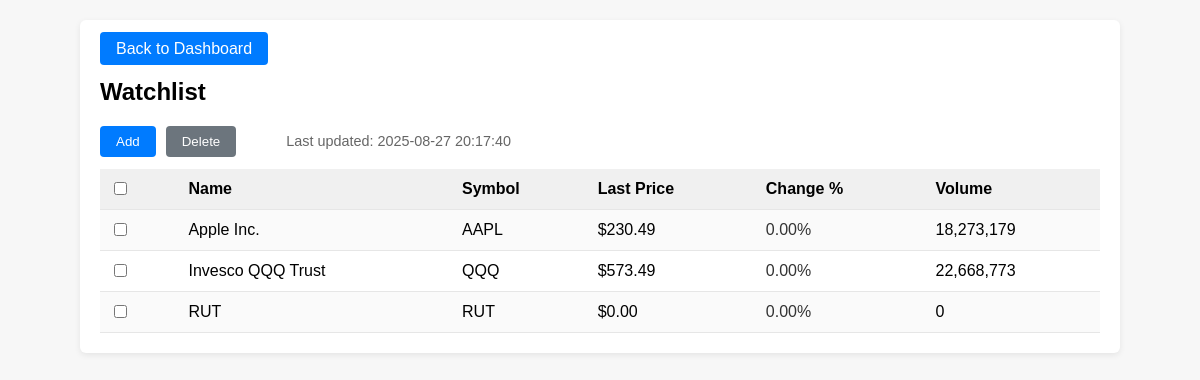
Screenshot of /watchlist with the database file from the repository.
### tables this page shows
CREATE TABLE price_data (
            id INTEGER PRIMARY KEY AUTOINCREMENT,
            symbol TEXT NOT NULL,
            last_price REAL,
            change_pct REAL,
            volume INTEGER,
            bid REAL,
            ask REAL,
            close_price REAL,
            updated_at TIMESTAMP DEFAULT CURRENT_TIMESTAMP,
            FOREIGN KEY (symbol) REFERENCES watchlist (symbol)
        );

CREATE TABLE watchlist (
            id INTEGER PRIMARY KEY AUTOINCREMENT,
            symbol TEXT UNIQUE NOT NULL,
            name TEXT NOT NULL,
            created_at TIMESTAMP DEFAULT CURRENT_TIMESTAMP
        );

### app.py (the view)
@app.route('/watchlist')
def watchlist_page():
    try:
        watchlist_data = get_watchlist_with_prices()
        return render_template('watchlist.html', watchlist=watchlist_data)
    except Exception as e:
        return render_template('error.html', error=str(e)), 500

### templates/watchlist.html (shortened to what this page needs)
<!DOCTYPE html>
<html>
<head>
</head>
<body>
    <div class="card">
        <div class="top-actions">
            <a class="btn" href="/dashboard">Back to Dashboard</a>
        </div>
        <h2>Watchlist</h2>
        <div class="actions">
            <button class="btn" id="addBtn">Add</button>
            <button class="btn btn-danger" id="deleteBtn" disabled>Delete</button>
            {% if watchlist and watchlist[0].updated_at %}
            <span style="margin-left: 20px; color: #666; font-size: 0.9em;">
                Last updated: {{ watchlist[0].updated_at }}
            </span>
            {% endif %}
        </div>
        {% if watchlist %}
        <table id="watchlistTable">
            <tr>
                <th><input type="checkbox" id="selectAll"></th>
                <th>Name</th>
                <th>Symbol</th>
                <th>Last Price</th>
                <th>Change %</th>
                <th>Volume</th>
            </tr>
            {% for item in watchlist %}
            <tr>
                <td><input type="checkbox" class="row-checkbox" data-symbol="{{ item.symbol }}"></td>
                <td>{{ item.name }}</td>
                <td>{{ item.symbol }}</td>
                <td>${{ "%.2f"|format(item.last_price) }}</td>
                <td class="{% if item.change_pct > 0 %}price-positive{% elif item.change_pct < 0 %}price-negative{% else %}price-neutral{% endif %}">
                    {{ "%.2f"|format(item.change_pct) }}%
                </td>
                <td>{{ "{:,}".format(item.volume|int) }}</td>
            </tr>
            {% endfor %}
        </table>
        {% else %}
        <p>No symbols in watchlist. Click "Add" to add your first symbol.</p>
        {% endif %}
    </div>
</body>
</html>

### templates/watchlist.html (style rules this page uses)
body { font-family: Arial, sans-serif; margin: 20px; background:#f7f7f7; }
.card { background: #fff; padding: 20px; border-radius: 6px; box-shadow: 0 2px 6px rgba(0,0,0,0.08); max-width: 1000px; margin: 0 auto; }
table { width: 100%; border-collapse: collapse; margin-top: 10px; }
th, td { padding: 10px; text-align: left; border-bottom: 1px solid #e6e6e6; }
th { background: #f0f0f0; }
.actions { margin-bottom: 12px; display: flex; gap: 10px; align-items: center; }
.btn { padding:8px 16px; background:#007bff; color:#fff; border-radius:4px; text-decoration:none; border: none; cursor: pointer; }
.btn-danger { background: #dc3545; }
.btn:disabled { background: #6c757d; cursor: not-allowed; }
.price-neutral { color: #333; }
input[type="checkbox"] { margin-right: 8px; }
tr:nth-child(even) { background: #fafafa; }

### rows the page displays
price_data: updated_at "2025-08-27 20:17:40", name "Apple Inc.", symbol "AAPL", last_price "230.49", change_pct "0.00", volume "18,273,179"
price_data: name "Invesco QQQ Trust", symbol "QQQ", last_price "573.49", change_pct "0.00", volume "22,668,773"
watchlist: name "RUT", symbol "RUT", last_price "0.00", change_pct "0.00", volume "0"
